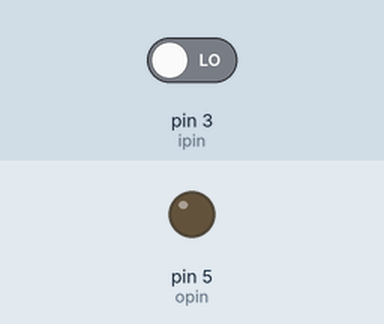
This sketch was run on a simulated Arduino Uno, built with avr-gcc and run on an emulated ATmega328P. Parts: output pins drawn as LEDs (lit = HIGH). The test bench sets the inputs (shaded band); at power-on: pin 3 (ipin) LOW.

Above: at 1.2 s.
1.3 s: pin 3 (ipin) driven HIGH
At 2.5 s:
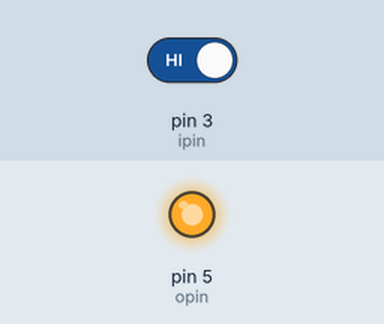
2.8 s: pin 3 (ipin) driven LOW
At 3.9 s:
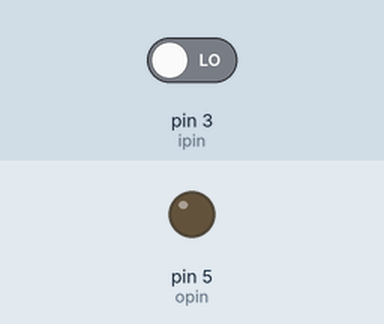
Timing chart, 0 to 5.8 s (numbered marks = the images above; inputs shaded):
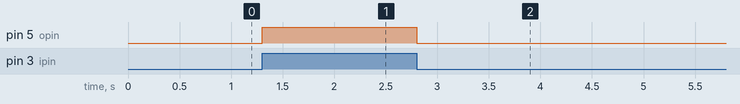

Measured:
- after the input at 1.3 s, pin 5 (opin): LOW → HIGH at once
- after the input at 2.8 s, pin 5 (opin): HIGH → LOW at once

The sketch:

_150115.ino
```cpp
/*
objective: make an LED blink when a switch is pressed.
	LED is active high, switch is closed-high
*/

#define ipin 3
#define opin 5

void setup(){
pinMode(ipin,INPUT);
pinMode(opin,OUTPUT);
}

void loop(){
int a=digitalRead(ipin);
if(a==HIGH) digitalWrite(opin,HIGH);
else digitalWrite(opin,LOW);


}
```
